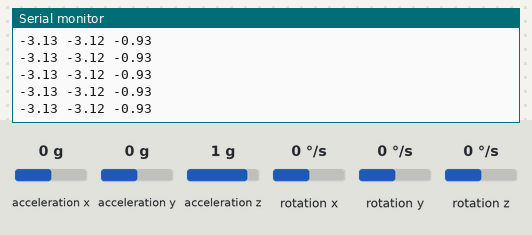
Recording of a sketch running on a simulated Arduino Uno, built with avr-gcc and run on an emulated ATmega328P. Shown: the last lines printed to the serial monitor. Wiring (inferred from the names in the program): MPU-6050 motion sensor at I2C address 0x68. The inputs (shaded band) are chosen by the test bench; at power-on: acceleration x 0 g, acceleration y 0 g, acceleration z 1 g, rotation x 0 °/s, rotation y 0 °/s, rotation z 0 °/s.

Above: at 1.2 s.
1.3 s: acceleration x set to -1.4 g
At 2.0 s:
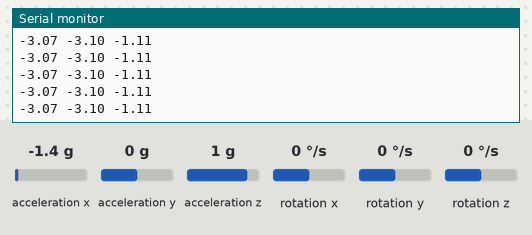
4.3 s: acceleration y set to -1.4 g
At 5.3 s:
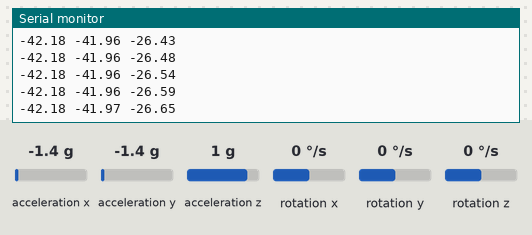
5.8 s: acceleration z set to -1.4 g
At 6.5 s:
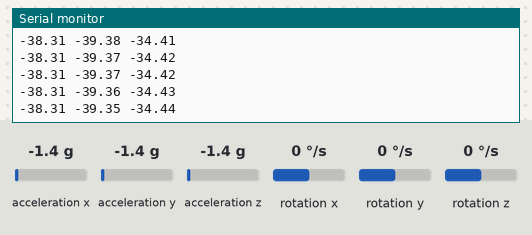
8.8 s: rotation x set to -192 °/s
Timing chart, 0 to 9.4 s (numbered marks = the images above; inputs shaded):
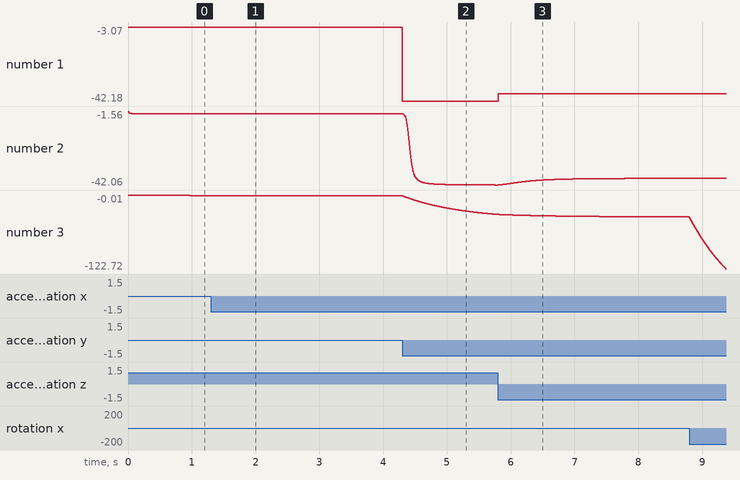

Measured:
- after the input at 4.3 s, the serial monitor: prints a new line at once (image 2)
- plotted number 1: -3.07 → -42.18 after the input at 4.3 s
- plotted number 2: -3.09 → -42.06 after the input at 4.3 s
- plotted number 3: -1.22 → -32.24 after the input at 4.3 s

The sketch:

complementary_filter_mpu6050.ino
```cpp
 #include<Wire.h>
#include <SimpleKalmanFilter.h>

#define MPU6050_AXOFFSET 158
#define MPU6050_AYOFFSET 9
#define MPU6050_AZOFFSET -91
#define MPU6050_GXOFFSET 19
#define MPU6050_GYOFFSET -42
#define MPU6050_GZOFFSET -26

long sampling_timer;
const int MPU_addr=0x68;  // I2C address of the MPU-6050

int16_t AcX,AcY,AcZ,Tmp,GyX,GyY,GyZ; // Raw data of MPU6050
float GAcX, GAcY, GAcZ; // Convert accelerometer to gravity value
float Cal_GyX,Cal_GyY,Cal_GyZ; // Pitch, Roll & Yaw of Gyroscope applied time factor
float acc_pitch, acc_roll, acc_yaw; // Pitch, Roll & Yaw from Accelerometer
float angle_pitch, angle_roll, angle_yaw; // Angle of Pitch, Roll, & Yaw
float alpha = 0.996; // Complementary constant
SimpleKalmanFilter simpleKalmanFilter(2, 2, 0.01);

void setup(){
  Wire.begin();

  init_MPU6050();

  Serial.begin(115200);
}

void loop(){

  // Read raw data of MPU6050
  Wire.beginTransmission(MPU_addr);
  Wire.write(0x3B);  // starting with register 0x3B (ACCEL_XOUT_H)
  Wire.endTransmission(false);
  Wire.requestFrom(MPU_addr,14,true);  // request a total of 14 registers
  AcX=Wire.read()<<8|Wire.read();  // 0x3B (ACCEL_XOUT_H) & 0x3C (ACCEL_XOUT_L)
  AcY=Wire.read()<<8|Wire.read();  // 0x3D (ACCEL_YOUT_H) & 0x3E (ACCEL_YOUT_L)
  AcZ=Wire.read()<<8|Wire.read();  // 0x3F (ACCEL_ZOUT_H) & 0x40 (ACCEL_ZOUT_L)
  Tmp=Wire.read()<<8|Wire.read();  // 0x41 (TEMP_OUT_H) & 0x42 (TEMP_OUT_L)
  GyX=Wire.read()<<8|Wire.read();  // 0x43 (GYRO_XOUT_H) & 0x44 (GYRO_XOUT_L)
  GyY=Wire.read()<<8|Wire.read();  // 0x45 (GYRO_YOUT_H) & 0x46 (GYRO_YOUT_L)
  GyZ=Wire.read()<<8|Wire.read();  // 0x47 (GYRO_ZOUT_H) & 0x48 (GYRO_ZOUT_L)

  // Raw data of accelerometer corrected by offset value
//  AcX -= MPU6050_AXOFFSET;
//  AcY -= MPU6050_AYOFFSET;
//  AcZ -= MPU6050_AZOFFSET;

  // Convert accelerometer to gravity value
  GAcX = (float) AcX / 4096.0;
  GAcY = (float) AcY / 4096.0;
  GAcZ = (float) AcZ / 4096.0;

  // Calculate Pitch, Roll & Yaw from Accelerometer value
  // Reference are
  // https://engineering.stackexchange.com/questions/3348/calculating-pitch-yaw-and-roll-from-mag-acc-and-gyro-data
  // https://www.dfrobot.com/wiki/index.php/How_to_Use_a_Three-Axis_Accelerometer_for_Tilt_Sensing
  acc_pitch = atan ((GAcY - (float)MPU6050_AYOFFSET/4096.0) / sqrt(GAcX * GAcX + GAcZ * GAcZ)) * 57.29577951; // 180 / PI = 57.29577951
  acc_roll = - atan ((GAcX - (float)MPU6050_AXOFFSET/4096.0) / sqrt(GAcY * GAcY + GAcZ * GAcZ)) * 57.29577951;
  //acc_yaw = atan ((GAcZ - (float)MPU6050_AZOFFSET/4096.0) / sqrt(GAcX * GAcX + GAcZ * GAcZ)) * 57.29577951;
  acc_yaw = atan (sqrt(GAcX * GAcX + GAcZ * GAcZ) / (GAcZ - (float)MPU6050_AZOFFSET/4096.0)) * 57.29577951;

  // Calculate Pitch, Roll & Yaw from Gyroscope value reflected cumulative time factor
  Cal_GyX += (float)(GyX - MPU6050_GXOFFSET) * 0.000244140625; // 2^15 / 2000 = 16.384, 250Hz, 1 /(250Hz * 16.384LSB)
  Cal_GyY += (float)(GyY - MPU6050_GYOFFSET) * 0.000244140625; // 2^15 / 2000 = 16.384, 250Hz, 1 /(250Hz * 16.384LSB)
  Cal_GyZ += (float)(GyZ - MPU6050_GZOFFSET) * 0.000244140625; // 2^15 / 2000 = 16.384, 250Hz, 1 /(250Hz * 16.384LSB)

  // Calculate Pitch, Roll & Yaw by Complementary Filter
  // Reference is http://www.geekmomprojects.com/gyroscopes-and-accelerometers-on-a-chip/
  // Filtered Angle = α × (Gyroscope Angle) + (1 − α) × (Accelerometer Angle)
  // where α = τ/(τ + Δt)   and   (Gyroscope Angle) = (Last Measured Filtered Angle) + ω×Δt
  // Δt = sampling rate, τ = time constant greater than timescale of typical accelerometer noise
  angle_pitch = alpha * (((float)(GyX - MPU6050_GXOFFSET) * 0.000244140625) + angle_pitch) + (1 - alpha) * acc_pitch;
  angle_roll = alpha * (((float)(GyY - MPU6050_GYOFFSET) * 0.000244140625) + angle_roll) + (1 - alpha) * acc_roll;
  angle_yaw += (float)(GyZ - MPU6050_GZOFFSET) * 0.000244140625; // Accelerometer doesn't have yaw value

  // Print raw of accelerometer & gyroscope reflected cumulative time factor
//  Serial.print("AcX = "); Serial.print(AcX);
//  Serial.print(" | AcY = "); Serial.print(AcY);
//  Serial.print(" | AcZ = "); Serial.println(AcZ);
//  Serial.print(" | Tmp = "); Serial.print(Tmp/340.00+36.53);  //equation for temperature in degrees C from datasheet
//  Serial.print(" | Cal_GyX = "); Serial.print(Cal_GyX);
//  Serial.print(" | Cal_GyY = "); Serial.print(Cal_GyY);
//  Serial.print(" | Cal_GyZ = "); Serial.println(Cal_GyZ);

  // Print calculated value of Pitch, Roll & Yaw from Accelerometer value
//  Serial.print(" | acc_pitch = "); Serial.print(acc_pitch);
//  Serial.print(" | acc_roll = "); Serial.print(acc_roll);
//  Serial.print(" | acc_yaw = "); Serial.println(acc_yaw);

  // Print value of Pitch, Roll & Yaw reflected Complementary Filter
//  Serial.print(" | angle_pitch = "); Serial.print(angle_pitch);
//  Serial.print(" | angle_roll = "); Serial.print(angle_roll);
//  Serial.print(" | angle_yaw = "); Serial.println(angle_yaw);

  // Serial.print(" | Cal_GyX = "); Serial.print(Cal_GyX);
  // Serial.print("*");
  // Serial.print("10 -10 ");
  // Serial.print("Rawdata: ");
  Serial.print(acc_pitch - 3);
  Serial.print(" ");

  Serial.print(simpleKalmanFilter.updateEstimate(acc_pitch-3));
  Serial.print(" ");
  // Serial.print("Filtered: ");
  Serial.println(angle_pitch);
  // Serial.println("#");
  // delay(1);
  // Sampling Timer
  // while(micros() - sampling_timer < 4000); //
  // sampling_timer = micros(); //Reset the sampling timer
}

void init_MPU6050(){
  //MPU6050 Initializing & Reset
  Wire.beginTransmission(MPU_addr);
  Wire.write(0x6B);  // PWR_MGMT_1 register
  Wire.write(0);     // set to zero (wakes up the MPU-6050)
  Wire.endTransmission(true);

  //MPU6050 Clock Type
  Wire.beginTransmission(MPU_addr);
  Wire.write(0x6B);  // PWR_MGMT_1 register
  Wire.write(0x03);     // Selection Clock 'PLL with Z axis gyroscope reference'
  Wire.endTransmission(true);

  //MPU6050 Gyroscope Configuration Setting
  Wire.beginTransmission(MPU_addr);
  Wire.write(0x1B);  // Gyroscope Configuration register
  //Wire.write(0x00);     // FS_SEL=0, Full Scale Range = +/- 250 [degree/sec]
  //Wire.write(0x08);     // FS_SEL=1, Full Scale Range = +/- 500 [degree/sec]
  //Wire.write(0x10);     // FS_SEL=2, Full Scale Range = +/- 1000 [degree/sec]
  Wire.write(0x18);     // FS_SEL=3, Full Scale Range = +/- 2000 [degree/sec]
  Wire.endTransmission(true);

  //MPU6050 Accelerometer Configuration Setting
  Wire.beginTransmission(MPU_addr);
  Wire.write(0x1C);  // Accelerometer Configuration register
  //Wire.write(0x00);     // AFS_SEL=0, Full Scale Range = +/- 2 [g]
  //Wire.write(0x08);     // AFS_SEL=1, Full Scale Range = +/- 4 [g]
  Wire.write(0x10);     // AFS_SEL=2, Full Scale Range = +/- 8 [g]
  //Wire.write(0x18);     // AFS_SEL=3, Full Scale Range = +/- 10 [g]
  Wire.endTransmission(true);

  //MPU6050 DLPF(Digital Low Pass Filter)
  Wire.beginTransmission(MPU_addr);
  Wire.write(0x1A);  // DLPF_CFG register
  Wire.write(0x00);     // Accel BW 260Hz, Delay 0ms / Gyro BW 256Hz, Delay 0.98ms, Fs 8KHz
  //Wire.write(0x01);     // Accel BW 184Hz, Delay 2ms / Gyro BW 188Hz, Delay 1.9ms, Fs 1KHz
  //Wire.write(0x02);     // Accel BW 94Hz, Delay 3ms / Gyro BW 98Hz, Delay 2.8ms, Fs 1KHz
  //Wire.write(0x03);     // Accel BW 44Hz, Delay 4.9ms / Gyro BW 42Hz, Delay 4.8ms, Fs 1KHz
  //Wire.write(0x04);     // Accel BW 21Hz, Delay 8.5ms / Gyro BW 20Hz, Delay 8.3ms, Fs 1KHz
  //Wire.write(0x05);     // Accel BW 10Hz, Delay 13.8ms / Gyro BW 10Hz, Delay 13.4ms, Fs 1KHz
  //Wire.write(0x06);     // Accel BW 5Hz, Delay 19ms / Gyro BW 5Hz, Delay 18.6ms, Fs 1KHz
  Wire.endTransmission(true);
}
```
